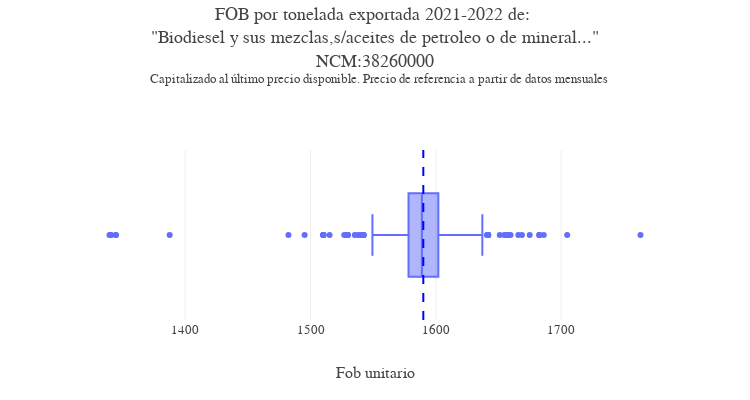

Notebook code cell kept with this figure:
### Code cell
comercio.precio_boxplot_capitalizado(df=comercio.df_producto,
                                 ncm=38260000,
                                 sim='default',
                                 n_paises='default',
                                 max_range=3000
                                 )

### Figure 1 — Plotly figure (JSON) as saved in the notebook; plotly's stock layout.template omitted (floating-point values rounded to 4 significant figures; data arrays with more than 128 entries replaced by an {"elided": "..."} marker saying what was removed)
{"data": [{"alignmentgroup": "True", "customdata": {"elided": "256x11 mixed values"}, "hovertemplate": "Precio capitalizado=%{x}<br>Exportador=%{customdata[0]}<br>Destino=%{customdata[1]}<br>Fob=%{customdata[2]}<br>Precio de referencia=%{customdata[3]}<br>Kg=%{customdata[4]}<br>Fecha=%{customdata[5]}<br>Precio=%{customdata[6]}<br>Spread=%{customdata[7]}<br>Documento=%{customdata[8]}<br>sec=%{customdata[9]}<br>sim=%{customdata[10]}<extra></extra>", "legendgroup": "", "marker": {"color": "#636efa"}, "name": "", "notched": false, "offsetgroup": "", "orientation": "h", "showlegend": false, "type": "box", "x": {"elided": "256 float values"}, "x0": " ", "xaxis": "x", "y0": " ", "yaxis": "y"}], "layout": {"boxmode": "group", "font": {"family": "Georgia", "size": 13}, "height": 400, "legend": {"tracegroupgap": 0}, "margin": {"t": 150}, "separators": ",.", "shapes": [{"line": {"color": "blue", "dash": "dash"}, "type": "line", "x0": 1590.0, "x1": 1590.0, "xref": "x", "y0": 0, "y1": 1, "yref": "y domain"}], "showlegend": false, "title": {"text": "FOB por tonelada exportada 2021-2022 de: <br>\"Biodiesel y sus mezclas,s/aceites de petroleo o de mineral...\"<br>NCM:38260000<br> <sup> Capitalizado al último precio disponible. Precio de referencia a partir de datos mensuales", "y": 0.95}, "width": 750, "xaxis": {"anchor": "y", "domain": [0, 1], "title": {"text": "Fob unitario"}}, "yaxis": {"anchor": "x", "domain": [0, 1], "title": {"text": ""}}}}
